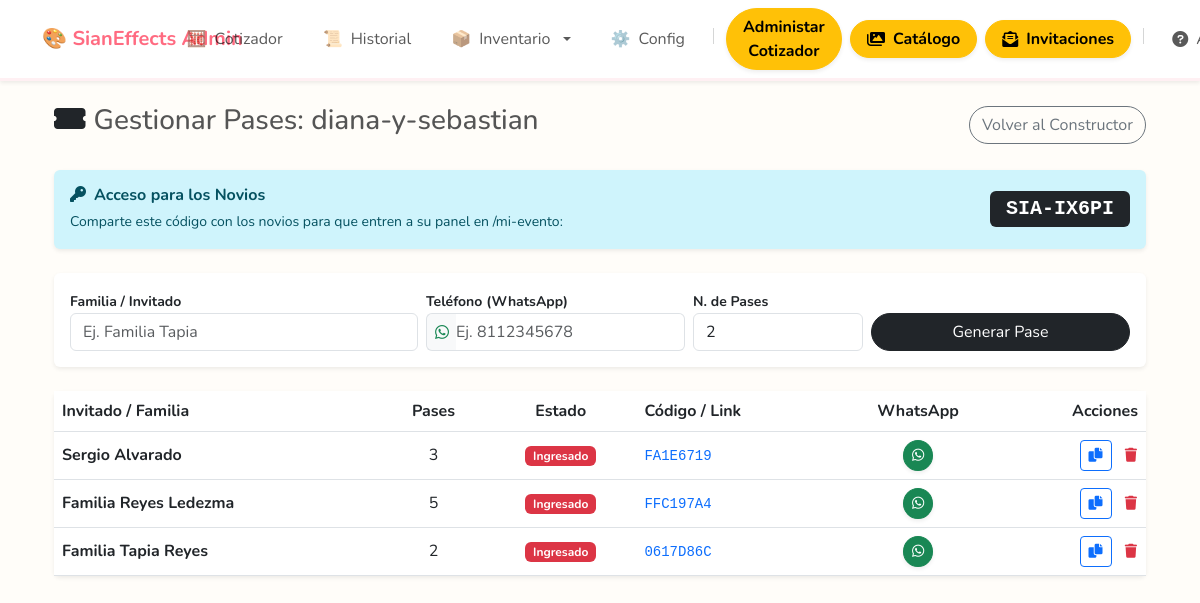
The page /admin/invitacion/7/invitados (signed in) on the database its author committed.
### tables this page shows
CREATE TABLE configuracion (id INTEGER PRIMARY KEY AUTOINCREMENT, user_id INTEGER, margen_ganancia INTEGER DEFAULT 200, nombre_empresa TEXT DEFAULT 'Mi Negocio', slogan TEXT DEFAULT 'Servicios Creativos', website TEXT DEFAULT '', inventario_activo BOOLEAN DEFAULT 0, ticket_bw BOOLEAN DEFAULT 0);

CREATE TABLE invitaciones (id INTEGER PRIMARY KEY AUTOINCREMENT,slug TEXT UNIQUE, config_json TEXT, musica_id INTEGER, fecha_evento DATETIME, vigencia DATETIME, datos_cliente_json TEXT, fotos_json TEXT, estilo_fuente TEXT DEFAULT 'clasico', color_fondo TEXT DEFAULT '#ffffff', url_fondo TEXT, foto_portada_url TEXT, mesas_regalos_json TEXT, dress_code TEXT, hospedaje_json TEXT, album_url TEXT, camara_premium BOOLEAN DEFAULT 0, color_acentos TEXT DEFAULT '#D4AF37', padres_novia TEXT, padres_novio TEXT, padrinos TEXT, frase_final TEXT, template_id TEXT DEFAULT 'clasico', tiene_modulo_invitados BOOLEAN DEFAULT 0, codigo_acceso_cliente TEXT, bloquear_edicion_invitados BOOLEAN DEFAULT 0, estilo_apertura TEXT DEFAULT 'simple', FOREIGN KEY(musica_id) REFERENCES lista_musica(id));

CREATE TABLE pases_invitados (
        id INTEGER PRIMARY KEY AUTOINCREMENT,
        invitacion_id INTEGER,
        nombre_familia TEXT NOT NULL,
        pases_totales INTEGER DEFAULT 2,
        pases_usados INTEGER DEFAULT 0,
        codigo_qr_unique TEXT UNIQUE,
        mensaje_personalizado TEXT, telefono TEXT, estado_asistencia TEXT DEFAULT 'Pendiente', mesa TEXT,
        FOREIGN KEY (invitacion_id) REFERENCES invitaciones(id)
    );

### routes/invitaciones_admin.py (the view, shortened to what this page needs)
@invitaciones_bp.route('/admin/invitacion/<int:id>/invitados', methods=['GET', 'POST'])
@admin_required
def gestionar_pases(id):
    conn = get_db_connection()
    inv = conn.execute("SELECT slug, id, codigo_acceso_cliente FROM invitaciones WHERE id = ?", (id,)).fetchone()
    invitados = conn.execute("SELECT * FROM pases_invitados WHERE invitacion_id = ? ORDER BY id DESC", (id,)).fetchall()
    conn.close()
    return render_template('invitaciones/pases_admin.html', inv=inv, invitados=invitados)

### app.py (called while the page is built)
@app.context_processor
def inject_user_config():
    default_config = {
        'nombre_empresa': 'Cotizador Sianeffects', # O el nombre genérico que quieras
        'slogan': '',
        'website': '',
        'margen_ganancia': 100
    }
    if 'user_id' in session:
        try:
            conn = get_db_connection()
            user_config = conn.execute('SELECT * FROM configuracion WHERE user_id = ?', (session['user_id'],)).fetchone()
            conn.close()
            if user_config:
                return {'config': dict(user_config)}
        except Exception as e:
            print(f"Error inyectando config: {e}")
    return {'config': default_config}

@app.after_request
def add_header(response):
    response.headers["Cache-Control"] = "no-cache, no-store, must-revalidate"
    return response

### db.py (called while the page is built)
def get_db_connection():
    conn = sqlite3.connect(DB_NAME)
    conn.row_factory = sqlite3.Row
    return conn

### helpers.py (called while the page is built, shortened)
def admin_required(f):
    @wraps(f)
    def decorated_function(*args, **kwargs):
        if 'user_id' not in session or session.get('role', 0) < 1:
            flash('Acceso denegado. Se requieren permisos de Administrador.', 'danger')
            return redirect(url_for('main.cotizador'))
        return f(*args, **kwargs)
    return decorated_function

def obtener_alertas(user_id):
    alertas = []
    conn = get_db_connection()
    try:
        config = conn.execute("SELECT inventario_activo FROM configuracion WHERE user_id=?", (user_id,)).fetchone()
        user = conn.execute("SELECT subscription_end, role FROM usuarios WHERE id=?", (user_id,)).fetchone()
    except Exception as e:
        print(f"Error obteniendo alertas: {e}")
    finally:
        conn.close()
    return alertas

### routes/main.py (called while the page is built)
@main_bp.app_context_processor
def inject_notifications():
    if 'user_id' in session:
        return {'notificaciones': obtener_alertas(session['user_id'])}
    return {'notificaciones': []}

### templates/invitaciones/pases_admin.html (shortened to what this page needs)
{% extends "layout.html" %}
{% block content %}
<div class="container mt-4">
    <div class="d-flex justify-content-between align-items-center mb-4">
        <h3><i class="fas fa-ticket-alt me-2 text-dark"></i>Gestionar Pases: {{ inv['slug'] }}</h3>
        <a href="{{ url_for('invitaciones_admin.editar_invitacion', id=inv['id']) }}" class="btn btn-outline-secondary rounded-pill">Volver al Constructor</a>
    </div>
    <div class="alert alert-info border-0 shadow-sm d-flex justify-content-between align-items-center mb-4">
        <div>
            <h6 class="mb-1 fw-bold"><i class="fas fa-key me-2"></i>Acceso para los Novios</h6>
            <small>Comparte este código con los novios para que entren a su panel en /mi-evento:</small>
        </div>
        <span class="badge bg-dark fs-5 font-monospace px-3 py-2">
            {{ inv['codigo_acceso_cliente'] if inv['codigo_acceso_cliente'] else 'No generado' }}
        </span>
    </div>
    <div class="card shadow-sm border-0 mb-4">
        <div class="card-body">
            <form class="row g-2 align-items-end" method="POST">
                <div class="col-md-4">
                    <label class="small fw-bold">Familia / Invitado</label>
                    <input type="text" name="nombre_familia" class="form-control" placeholder="Ej. Familia Tapia" required>
                </div>
                <div class="col-md-3">
                    <label class="small fw-bold">Teléfono (WhatsApp)</label>
                    <div class="input-group">
                        <span class="input-group-text bg-light border-end-0 px-2"><i class="fab fa-whatsapp text-success"></i></span>
                        <input type="text" name="telefono" class="form-control border-start-0 ps-0" placeholder="Ej. 8112345678">
                    </div>
                    </div>
                    <div class="col-md-2">
                    <label class="small fw-bold">N. de Pases</label>
                    <input type="number" name="pases_totales" class="form-control" value="2" min="1">
                </div>
                <div class="col-md-3">
                    <button type="submit" class="btn btn-dark w-100 rounded-pill">Generar Pase</button>
                </div>
            </form>
        </div>
    </div>
    <div class="card shadow-sm border-0">
        <div class="table-responsive">
            <table class="table align-middle mb-0">
                <thead class="bg-light">
                    <tr>
                        <th>Invitado / Familia</th>
                        <th class="text-center">Pases</th>
                        <th class="text-center">Estado</th>
                        <th>Código / Link</th>
                        <th class="text-center">WhatsApp</th>
                        <th class="text-end">Acciones</th>
                    </tr>
                </thead>
                <tbody>
                    {% for invitado in invitados %}
                    <tr>
                        <td class="fw-bold">{{ invitado.nombre_familia }}</td>
                        <td class="text-center">{{ invitado.pases_totales }}</td>
                        <td class="text-center">
                            {% if invitado.pases_usados > 0 %}
                            <span class="badge bg-danger">Ingresado</span>
                            {% else %}
                            <span class="badge bg-success">Disponible</span>
                            {% endif %}
                        </td>
                        <td>
                            <code class="text-primary">{{ invitado.codigo_qr_unique }}</code>
                        </td>
                        <td class="text-center">
                            {% if invitado.telefono %}
                            <a href="https://api.whatsapp.com/send?phone=52{{ invitado.telefono }}&text=¡Hola {{ invitado.nombre_familia }}! Aquí tienes tu pase exclusivo para nuestra boda. Accede aquí: {{ request.host_url }}invitacion/{{ inv.slug }}?pass={{ invitado.codigo_qr_unique }}"
                                target="_blank" class="btn btn-sm btn-success rounded-circle shadow-sm"
                                title="Enviar a {{ invitado.telefono }}">
                                <i class="fab fa-whatsapp"></i>
                            </a>
                            {% else %}
                            <span class="text-muted small">-</span>
                            {% endif %}
                        </td>
                        <td class="text-end">
                            <button class="btn btn-sm btn-outline-primary" onclick="copiarLink('{{ inv.slug }}', '{{ invitado.codigo_qr_unique }}')">
                                <i class="fas fa-copy"></i>
                            </button>
                                <form action="{{ url_for('invitaciones_admin.eliminar_pase', inv_id=inv.id, pase_id=invitado.id) }}" method="POST"
                                    class="d-inline"
                                    onsubmit="return confirm('¿Estás seguro de que deseas eliminar este pase? El link dejará de funcionar para este invitado.');">
                                    <button type="submit" class="btn btn-sm btn-link text-danger p-0 ms-2" title="Eliminar Pase">
                                        <i class="fas fa-trash"></i>
                                    </button>
                                </form>
                        </td>
                    </tr>
                    {% endfor %}
                </tbody>
            </table>
        </div>
    </div>
</div>
{% endblock %}

### templates/layout.html (shortened to what this page needs)
<!doctype html>
<html lang="es">
<head>
    <link href="https://cdn.jsdelivr.net/npm/bootstrap@5.3.0/dist/css/bootstrap.min.css" rel="stylesheet">
    <link rel="stylesheet" href="https://cdnjs.cloudflare.com/ajax/libs/font-awesome/6.0.0/css/all.min.css">
</head>
<body>
    {% block navbar %}
    <nav class="navbar navbar-expand-lg navbar-light bg-white shadow-sm fixed-top navbar-sian">
        <div class="container">
            <a class="navbar-brand fw-bold text-primary me-auto" href="{{ url_for('main.cotizador') }}">
                <span style="color: var(--sian-pink);">🎨 {{ config['nombre_empresa'] }}</span>
            </a>
            <div class="offcanvas offcanvas-start" tabindex="-1" id="miMenuMobile" aria-labelledby="miMenuLabel">
                <div class="offcanvas-body">
                    <ul class="navbar-nav ms-auto gap-2 align-items-lg-center mt-3 mt-lg-0 w-100 justify-content-end">
                        <li class="nav-item">
                            <a class="nav-link d-flex align-items-center justify-content-start justify-content-lg-center gap-2 {% if request.endpoint == 'main.cotizador' %}active fw-bold bg-light border{% endif %} rounded-pill px-3"
                                href="{{ url_for('main.cotizador') }}">🧮 <span>Cotizador</span></a>
                        </li>
                        <li class="nav-item">
                            <a class="nav-link d-flex align-items-center justify-content-start justify-content-lg-center gap-2 {% if request.endpoint == 'main.historial' %}active fw-bold bg-light border{% endif %} rounded-pill px-3"
                                href="{{ url_for('main.historial') }}">📜 <span>Historial</span></a>
                        </li>
                        <li class="nav-item dropdown">
                            <a class="nav-link dropdown-toggle d-flex align-items-center justify-content-start justify-content-lg-center gap-2  rounded-pill px-3"
                                href="#" role="button" data-bs-toggle="dropdown">📦 <span>Inventario</span></a>
                        </li>
                        <li class="nav-item">
                            <a class="nav-link d-flex align-items-center justify-content-start justify-content-lg-center gap-2 {% if request.endpoint == 'main.configuracion' %}active fw-bold bg-light border{% endif %} rounded-pill px-3"
                                href="{{ url_for('main.configuracion') }}">⚙️ <span>Config</span></a>
                        </li>
                        {% if session.get('role', 0) >= 1 %}
                        <li class="nav-item d-none d-lg-block">
                        </li>
                        <li class="nav-item">
                            <a class="btn btn-warning rounded-pill fw-bold w-100 shadow-sm px-3 d-flex align-items-center justify-content-start justify-content-lg-center gap-2"
                                href="{{ url_for('admin.dashboard') }}">
                                <span>Administar Cotizador</span>
                            </a>
                        </li>
                        <li class="nav-item">
                            <a class="btn btn-warning rounded-pill fw-bold w-100 shadow-sm px-3 d-flex align-items-center justify-content-start justify-content-lg-center gap-2"
                                href="{{ url_for('catalogo.admin_categorias') }}">
                                <i class="fas fa-images"></i> <span>Catálogo</span>
                            </a>
                        </li>
                        <li class="nav-item">
                            <a class="btn btn-warning rounded-pill fw-bold w-100 shadow-sm px-3 d-flex align-items-center justify-content-start justify-content-lg-center gap-2"
                                href="{{ url_for('invitaciones_admin.gestionar_invitaciones') }}">
                                <i class="fas fa-envelope-open-text"></i> <span>Invitaciones</span>
                            </a>
                        </li>
                        {% endif %}
                        <li class="nav-item d-none d-lg-block">
                        </li>
                        <li class="nav-item">
                            <a class="nav-link d-flex align-items-center justify-content-start justify-content-lg-center gap-2 px-3"
                                href="{{ url_for('main.ayuda') }}">
                                <i class="fas fa-question-circle"></i> <span>Ayuda</span>
                            </a>
                        </li>
                    </ul>
                </div>
            </div>
        </div>
    </nav>
    {% endblock %}
    <div class="container pb-5">
        {% block content %}{% endblock %}
    </div>
</body>
</body>
</html>

### templates/layout.html (style rules this page uses)
:root { --sian-pink: #ff6b81; --sian-pink-light: #fff0f3; --sian-teal: #2ec4b6; --sian-teal-dark: #1f8c82; --bg-cream: #fffdf9; }
body { font-family: 'Nunito', sans-serif; background-color: var(--bg-cream); padding-top: 80px; color: #555; }
.navbar-sian { background-color: #ffffff; border-bottom: 3px solid var(--sian-pink-light); }
.navbar-brand { font-weight: 800; color: #333 !important; }
@media (min-width: 992px) { .offcanvas { position: static !important; z-index: auto !important; flex-grow: 1 !important; width: auto !important; height: auto !important; visibility: visible !important; background-color: transparent !important; border: 0 !important; transform: none !important; transition: none !important; box-shadow: none !important; } }
@media (min-width: 992px) { .offcanvas-body { padding: 0 !important; overflow: visible !important; display: flex !important; flex-direction: row !important; justify-content: flex-end !important; } }
@media (min-width: 992px) { .navbar-nav { margin-top: 0 !important; } }
@media (min-width: 992px) { .nav-item { width: auto !important; } }

### rows shown on the page
configuracion: nombre_empresa "SianEffects Admin"
invitaciones: slug "diana-y-sebastian", codigo_acceso_cliente "SIA-IX6PI"
pases_invitados: nombre_familia "Sergio Alvarado", pases_totales "3", pases_usados "Ingresado", codigo_qr_unique "FA1E6719"
pases_invitados: nombre_familia "Familia Reyes Ledezma", pases_totales "5", pases_usados "Ingresado", codigo_qr_unique "FFC197A4"
pases_invitados: nombre_familia "Familia Tapia Reyes", pases_totales "2", pases_usados "Ingresado", codigo_qr_unique "0617D86C"
